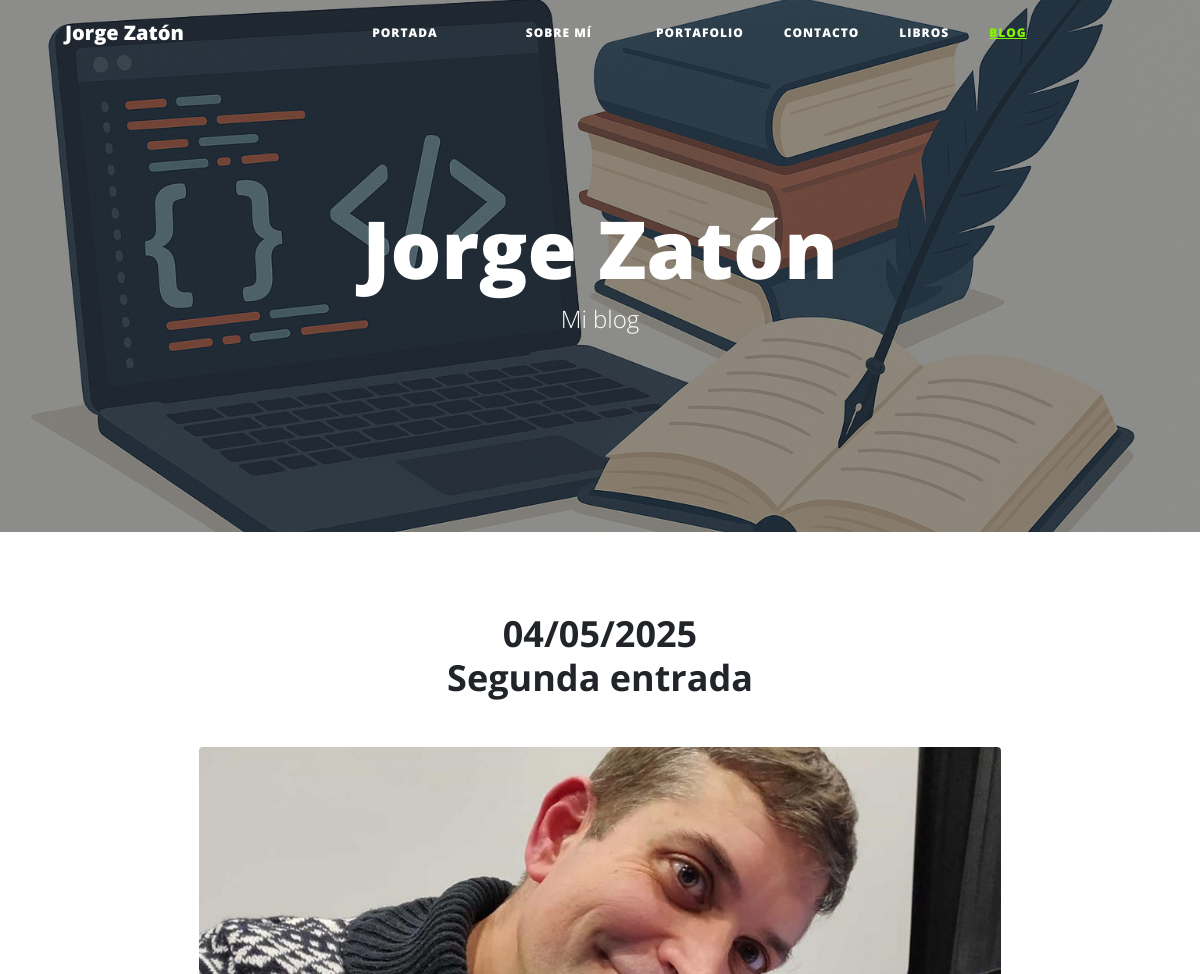
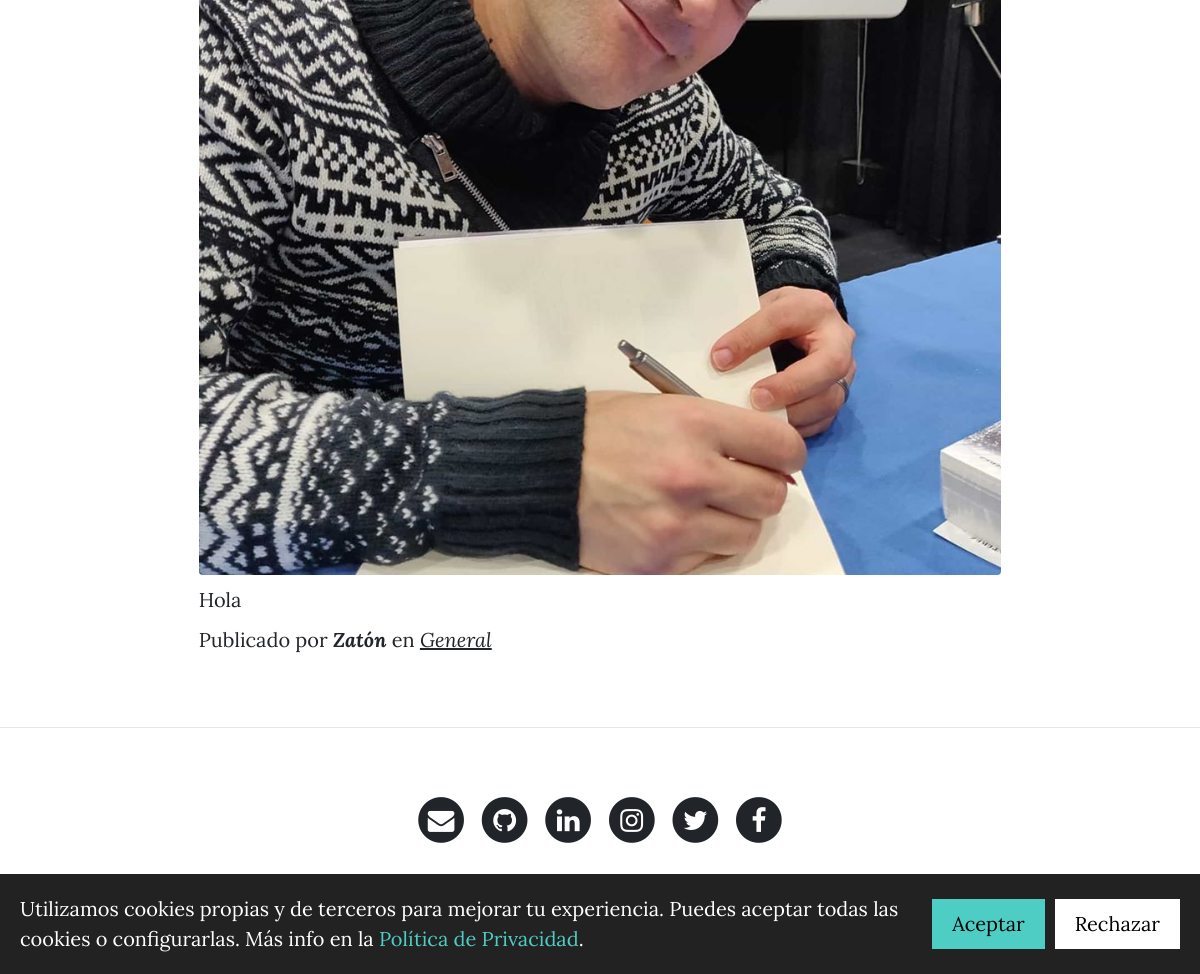
The app's page /blog/post/2/ with its own data (2 pictures, top to bottom).
### blog/models.py (models this page shows, shortened)
class Posts(CommonInfo):
    title = models.CharField(max_length=200, verbose_name='Título')
    content = RichTextField(verbose_name='Contenido')
    published = models.DateTimeField(verbose_name='Fecha de publicación', default=timezone.now())
    categories = models.ManyToManyField(Category, verbose_name='Categoría', blank=True, related_name="get_posts")
    author = models.ForeignKey(User, verbose_name="Autor", on_delete=models.PROTECT, null=True, blank=True)
    link = models.URLField(null=True, blank=True, verbose_name = "Enlace")
    class Meta:
        verbose_name = 'Blog'
        verbose_name_plural = 'Blogs'
        ordering = ['-created']

class Category(models.Model):
    name = models.CharField(max_length=200, verbose_name='Nombre de la categoría')
    created = models.DateTimeField(auto_now_add=True, verbose_name="fecha de creación") #fecha de creación
    updated = models.DateTimeField(auto_now=True, verbose_name= "fecha de modificación")
    class Meta:
        verbose_name = 'Categoría'
        verbose_name_plural = 'Categorías'
        ordering = ['-created'] # ordena por fecha de creación, de más reciente a más antiguo

### blog/views.py (the view)
# urls.py: path('post/<int:pk>/', PostDetailView.as_view(), name="post"),
class PostDetailView(DetailView):
    model = Posts
    template_name = "blog/post.html"
    context_object_name = "post"

### pages/templatetags/pagesextras.py (called while the page is built)
@register.simple_tag
def get_page_list():
    pages = Pages.objects.all()
    return pages

### social/processors.py (called while the page is built)
def ctx_dict(request):
    ctx = {}
    links = Link.objects.all()
    for link in links:
        ctx[link.key] = link.url
    return ctx

### blog/templates/blog/post.html (shortened to what this page needs)
{% extends 'core/base.html' %}
{%block textoscabecera%}
<h1>Jorge Zatón</h1>
<span class="subheading">Mi blog</span>
{% endblock %}
{% block imagenportada %} {% load static %}{% static 'core/img/portadablog.png' %} {% endblock %}
{% block content %}
    <section class="page-section cta">
        <div class="container">
          <div class="row">
            <div class="col-xl-9 mx-auto">
              <div class="cta-innerv text-center rounded">
                <h2 class="section-heading mb-5">
                  <span class="section-heading-upper">{{ post.created|date:"SHORT_DATE_FORMAT" }}</span>
                  <span class="section-heading-lower">
                    <a href="{% url 'post' post.id %}" class="link">{{ post.title }}</a>
                  </span>
                </h2>
                <p class="mb-0">
                  {% if post.image %}
                    <img class="mx-auto d-flex rounded img-fluid mb-3 mb-lg-0" src="{{post.image.url}}" alt="">
                  {% else %}
                    <img class="mx-auto d-flex rounded img-fluid mb-3 mb-lg-0" src="{% static 'core/img/avatar.jpg' %}" alt="Imagen por defecto">
                  {% endif %}
                </p>
                <p class="mb-0 mbt">
                    {{post.content|safe}}
                </p>
                <p class="mb-0 mbt">
                  <span class="section-heading-under">Publicado por <em><b>{{post.author}}</b></em> en <em>
                  {% for category in post.categories.all %}
                    <a href="{% url  "category" category.id %}" class="link">{{category.name}}</a>{% if not forloop.last %}, {% endif %}
                  {% endfor %}
                </em></span>
                </p>
              </div>
            </div>
          </div>
        </div>
      </section>
{% endblock %}

### core/templates/core/base.html (shortened to what this page needs)
{% load static %}
{% load i18n %}
<!DOCTYPE html>
<html lang="es">
  <head>
    <link href="{% static 'core/vendor/bootstrap/css/bootstrap.min.css' %}" rel="stylesheet">
    <link href="{% static 'core/vendor/font-awesome/css/font-awesome.min.css' %}" rel="stylesheet" type="text/css">
    <link href="{% static 'core/css/clean-blog.min.css' %}" rel="stylesheet">
  </head>
  <body>
    <nav class="navbar navbar-expand-lg navbar-light fixed-top" id="mainNav">
      <div class="container">
        <a class="navbar-brand" href="{% url 'home' %}">Jorge Zatón</a>
        <div class="collapse navbar-collapse" id="navbarResponsive">
          <ul class="navbar-nav mx-auto">
            <li class="nav-item {% if request.path == '/' %}active{% endif %} px-lg-4">
                <a class="nav-link" href="{% url 'home' %}">{% trans "Portada" %}</a>
            </li>
            <li class="nav-item {% if request.path == '/about/' %}active{% endif %} px-lg-4">
                <a class="nav-link" href="{% url 'about' %}">{% trans "Sobre mí" %}</a>
            </li>
            <li class="nav-item {% if request.path == '/portfolio/' %}active{% endif %}">
                <a class="nav-link" href="{% url 'portfolio' %}">{% trans "Portafolio" %}</a>
            </li>
            <li class="nav-item {% if request.path == '/contact/' %}active{% endif %}">
                <a class="nav-link" href="{% url 'contact' %}">{% trans "Contacto" %}</a>
            </li>
            <li class="nav-item {% if request.path == '/libros/' %}active{% endif %}">
                <a class="nav-link" href="{% url 'libros' %}">{% trans "Libros" %}</a>
            </li>
            <li class="nav-item {% if request.path|slice:":6" == '/blog/' %}active{% endif %}">
                <a class="nav-link" href="{% url 'blog' %}">{% trans "Blog" %}</a>
            </li>
          </ul>
        </div>
      </div>
    </nav>
    <header class="masthead" style="background-image: url('{% block imagenportada %}{% endblock %}')">
      <div class="overlay"></div>
      <div class="container">
        <div class="row">
          <div class="col-lg-8 col-md-10 mx-auto">
            <div class="site-heading">
              {%block textoscabecera%}{% endblock %}
            </div>
          </div>
        </div>
      </div>
    </header>
   <div class="container">
    {% block content %}{% endblock %}
    </div>
  {% if request.path != "/" %} <hr> {% endif %}
    <footer>
      <div class="container">
        <div class="row">
          <div class="col-lg-8 col-md-10 mx-auto">
            <ul class="list-inline text-center">
              <li class="list-inline-item">
                  <a href="{% url 'contact' %}" >
                      <span class="fa-stack fa-lg">
                          <i class="fa fa-circle fa-stack-2x"></i>
                          <i class="fa fa-envelope fa-stack-1x fa-inverse"></i>
                      </span>
                  </a>
              </li>
              {% if Link_GitHub %}
                <li class="list-inline-item">
                    <a href="{{Link_GitHub}}" target="_blank">
                        <span class="fa-stack fa-lg">
                            <i class="fa fa-circle fa-stack-2x"></i>
                            <i class="fa fa-github fa-stack-1x fa-inverse"></i>
                        </span>
                    </a>
                </li>
              {% endif %}
              {% if Link_linkedin %}
                <li class="list-inline-item">
                    <a href="{{Link_linkedin}}" target="_blank">
                        <span class="fa-stack fa-lg">
                            <i class="fa fa-circle fa-stack-2x"></i>
                            <i class="fa fa-linkedin fa-stack-1x fa-inverse"></i>
                        </span>
                    </a>
                </li>
              {% endif %}
              {% if Link_Instagram %}
                <li class="list-inline-item">
                    <a href="{{Link_Instagram}}" target="_blank">
                        <span class="fa-stack fa-lg">
                            <i class="fa fa-circle fa-stack-2x"></i>
                            <i class="fa fa-instagram fa-stack-1x fa-inverse"></i>
                        </span>
                    </a>
                </li>
              {% endif %}
              {% if Link_twitter %}
                <li class="list-inline-item">
                    <a href="{{Link_twitter}}" target="_blank">
                        <span class="fa-stack fa-lg">
                            <i class="fa fa-circle fa-stack-2x"></i>
                            <i class="fa fa-twitter fa-stack-1x fa-inverse"></i>
                        </span>
                    </a>
                </li>
              {% endif %}
              {% if Link_facebook %}
                <li class="list-inline-item">
                    <a href="{{Link_facebook}}" target="_blank">
                        <span class="fa-stack fa-lg">
                            <i class="fa fa-circle fa-stack-2x"></i>
                            <i class="fa fa-facebook fa-stack-1x fa-inverse"></i>
                        </span>
                    </a>
                </li>
              {% endif %}
          </ul>
        <p class="copyright text-muted">
          {% load pagesextras %}
          {% get_page_list as page_list %}
          {% for page in page_list %}
            <a href= "{% url "page" page.id %}" class=link >{{page.title}}</a> {% if not forloop.last %} · {% endif %}
          {% endfor %}
      </p>
          </div>
        </div>
      </div>
    </footer>
<div id="cookie-banner" style="position: fixed; bottom: 0; left: 0; right: 0; background: #222; color: #fff; padding: 1em; display: flex; justify-content: space-between; align-items: center; z-index: 1000;">
  <div style="max-width: 80%;">
  </div>
  <div style="display: flex; gap: 0.5em;">
    <button onclick="acceptCookies()" style="background: #4ecdc4; color: #000; border: none; padding: 0.5em 1em; cursor: pointer;">{% trans "Aceptar" %}</button>
    <button onclick="rejectCookies()" style="background: #fff; color: #000; border: none; padding: 0.5em 1em; cursor: pointer;">{% trans "Rechazar" %}</button>
  </div>
</div>
  </body>
</html>

### records on screen
Posts: created "04/05/2025", title "Segunda entrada", image (picture), content "Hola", author "Zatón"
Category: name "General"
